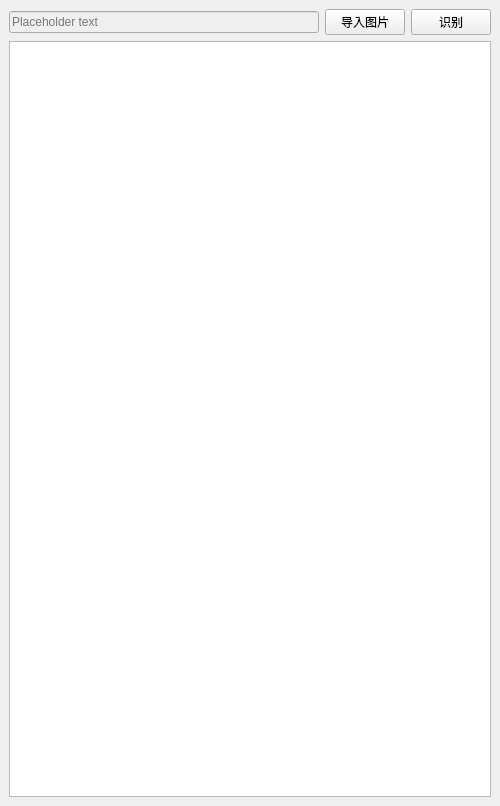
<?xml version="1.0" encoding="UTF-8"?>
<ui version="4.0">
 <class>MainWindow</class>
  <widget class="QMainWindow" name="MainWindow">
    <property name="geometry">
      <rect>
      <x>0</x>
      <y>0</y>
      <width>500</width>
      <height>806</height>
      </rect>
    </property>
    <property name="windowTitle">
      <string>损的专属OCR</string>
    </property>
    <!-- <widget class="QLineEdit" name="lineEdit">
      <property name="text">
        <string>Lorem ipsum dolor sit amet</string>
      </property>
    </widget> -->
    <widget class="QWidget" name="centralwidget">
      <layout class="QGridLayout" name="gridLayout_1">
        <item row="0" column="1">
          <layout class="QGridLayout" name="gridLayout_2">
            <item row="0" column="2">
              <widget class="QPushButton" name="pushButton_file_dialog">
                <property name="text">
                <string>导入图片</string>
                </property>
                <!-- <property name="flat">
                <bool>true</bool>
                </property> -->
                <property name="class" stdset="0">
                <string>导入图片</string>
                </property>
              </widget>
            </item>
            <item row="0" column="3">
              <widget class="QPushButton" name="pushButton_2">
                <property name="text">
                <string>识别</string>
                </property>
                <!-- <property name="flat">
                <bool>true</bool>
                </property> -->
                <property name="class" stdset="0">
                <string>识别</string>
                </property>
              </widget>
            </item>
            <item row="0" column="1">
              <widget class="QLineEdit" name="lineEdit_1">
                <property name="enabled">
                  <bool>false</bool>
                </property>
                <property name="placeholderText">
                  <string>Placeholder text</string>
                </property>
              </widget>
            </item>
          </layout>
        </item>
        
        <item row="1" column="1">
          <widget class="QTextEdit" name="textEdit">
            <property name="markdown">
              <string></string>
            </property>
          </widget>
        </item>
        <!-- <item row="2" column="0">
          <layout class="QHBoxLayout" name="horizontalLayout_3">
            <item>
            <widget class="QPushButton" name="pushButton_file_dialog">
              <property name="text">
              <string>QFileDialog</string>
              </property>
            </widget>
            </item>
          </layout>
        </item> -->
    </layout>
    </widget>
    
  </widget>
 <resources/>
 <connections/>
</ui>
